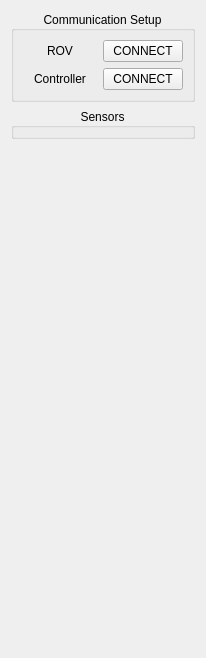
              <widget class="QWidget" name="scrollAreaWidgetContents_3">
               <property name="geometry">
                <rect>
                 <x>0</x>
                 <y>0</y>
                 <width>206</width>
                 <height>658</height>
                </rect>
               </property>
               <layout class="QGridLayout" name="gridLayout_10">
                <item row="0" column="0">
                 <layout class="QVBoxLayout" name="verticalLayout">
                  <item>
                   <widget class="QGroupBox" name="group_box_comms_connect">
                    <property name="title">
                     <string>Communication Setup</string>
                    </property>
                    <property name="alignment">
                     <set>Qt::AlignCenter</set>
                    </property>
                    <layout class="QGridLayout" name="gridLayout_4">
                     <item row="0" column="1">
                      <widget class="QPushButton" name="control_rov_connect">
                       <property name="sizePolicy">
                        <sizepolicy hsizetype="Preferred" vsizetype="Preferred">
                         <horstretch>0</horstretch>
                         <verstretch>0</verstretch>
                        </sizepolicy>
                       </property>
                       <property name="minimumSize">
                        <size>
                         <width>0</width>
                         <height>0</height>
                        </size>
                       </property>
                       <property name="text">
                        <string>CONNECT</string>
                       </property>
                       <property name="checkable">
                        <bool>true</bool>
                       </property>
                      </widget>
                     </item>
                     <item row="1" column="1">
                      <widget class="QPushButton" name="control_controller_connect">
                       <property name="sizePolicy">
                        <sizepolicy hsizetype="Preferred" vsizetype="Preferred">
                         <horstretch>0</horstretch>
                         <verstretch>0</verstretch>
                        </sizepolicy>
                       </property>
                       <property name="minimumSize">
                        <size>
                         <width>0</width>
                         <height>0</height>
                        </size>
                       </property>
                       <property name="text">
                        <string>CONNECT</string>
                       </property>
                       <property name="checkable">
                        <bool>true</bool>
                       </property>
                      </widget>
                     </item>
                     <item row="0" column="0">
                      <widget class="QLabel" name="label_3">
                       <property name="text">
                        <string>ROV</string>
                       </property>
                       <property name="alignment">
                        <set>Qt::AlignCenter</set>
                       </property>
                      </widget>
                     </item>
                     <item row="1" column="0">
                      <widget class="QLabel" name="label_4">
                       <property name="text">
                        <string>Controller</string>
                       </property>
                       <property name="alignment">
                        <set>Qt::AlignCenter</set>
                       </property>
                      </widget>
                     </item>
                    </layout>
                   </widget>
                  </item>
                
                  <item>
                   <widget class="QGroupBox" name="sensor_control">
                    <property name="title">
                     <string>Sensors</string>
                    </property>
                    <property name="alignment">
                     <set>Qt::AlignCenter</set>
                    </property>
                   </widget>
                  </item>
                  
                  
                 </layout>
                </item>
                <item row="2" column="0">
                 <spacer name="verticalSpacer">
                  <property name="orientation">
                   <enum>Qt::Vertical</enum>
                  </property>
                  <property name="sizeHint" stdset="0">
                   <size>
                    <width>20</width>
                    <height>40</height>
                   </size>
                  </property>
                 </spacer>
                </item>
               </layout>
              </widget>
